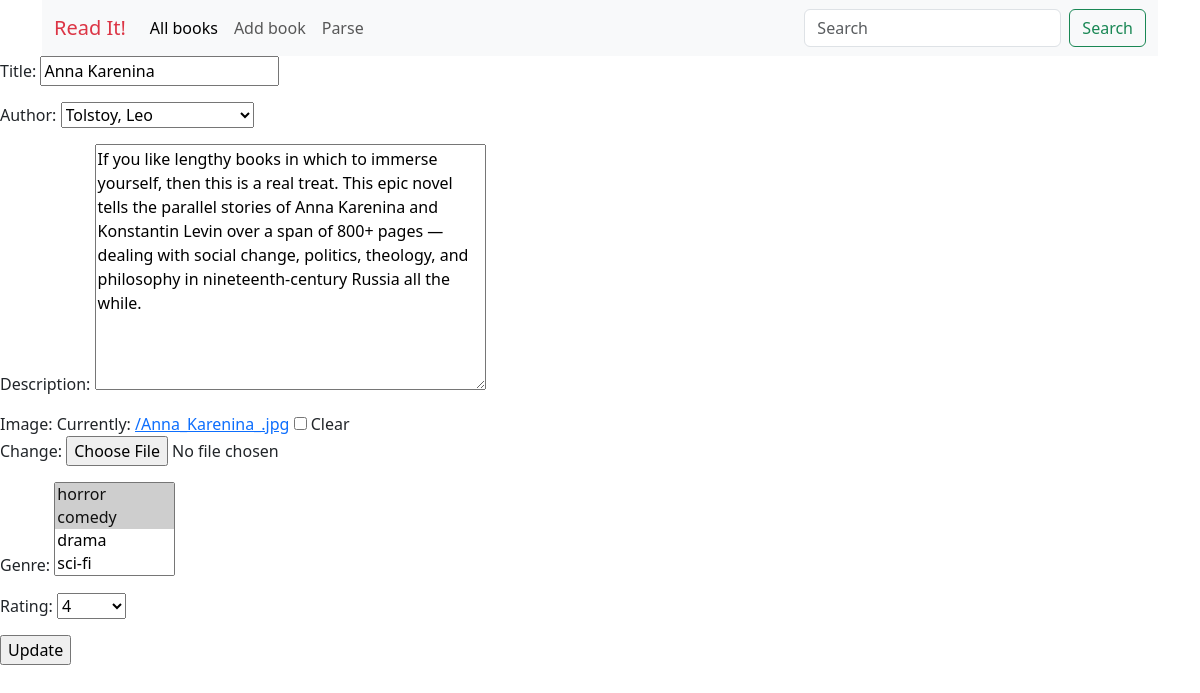
/books/9/update/, run on the app's committed database.
### book/models.py (models this page shows, shortened)
class Book(models.Model):
    title = models.CharField(max_length=255)
    author = models.ForeignKey('Author', on_delete=models.SET_NULL, null=True)
    description = models.TextField()
    created_date = models.DateField(auto_now_add=True)
    updated_date = models.DateField(auto_now=True)
    image = models.ImageField(upload_to="", null=True, blank=True)
    genre = models.ManyToManyField(Genre, blank=True)
    rating = models.ForeignKey(Rating, on_delete=models.SET_NULL, null=True)

### book/views.py (the view)
# urls.py: path('books/<int:id>/update/', views.update_book, name="update_book"),
def update_book(request, id):
    book_object = get_object_or_404(models.Book, id=id)
    method = request.method
    if method == "POST":
        form = forms.BookForm(instance=book_object, data=request.POST)
        if form.is_valid():
            form.save()
            return redirect(reverse("books_url:books_all"))
    else:
        form = forms.BookForm(instance=book_object)
    return render(request, "book/book_update.html", {"form": form, "object": book_object})

### book/forms.py
class BookForm(forms.ModelForm):
    class Meta:
        model = models.Book
        fields = "__all__"

### book/models.py (called while the page is built)
    def __str__(self):
        return self.name

    def __str__(self):
        return str(self.rating)

    def __str__(self):
        return f'{self.last_name}, {self.first_name}'

### book/templates/book/book_update.html (shortened to what this page needs)
{% extends 'main.html' %}
{% block content %}
    <form method="POST" enctype="multipart/form-data">
        {{ form.as_p }}
        <input type="submit" value="Update">
    </form>
{% endblock content %}

### data on the page
Book: title "Anna Karenina", author "Tolstoy, Leo", description "If you like lengthy books in which to immerse yourself, then this is a real treat. This epic novel tells the parallel stories of Anna Karenina and Konstantin Levin over a span of 800+ pages — dealing with social change, politics, theology, and philosophy in nineteenth-century Russia all the while.", rating "4"
